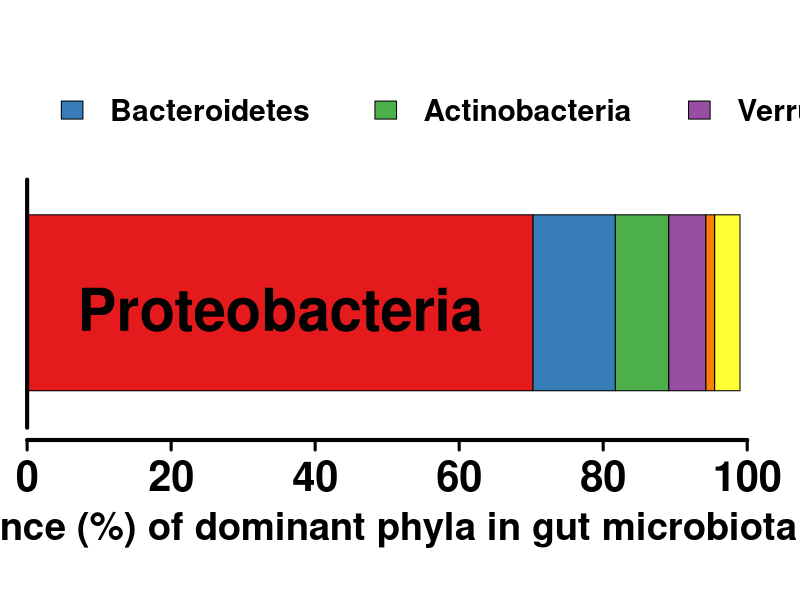

Source code (R):
phylum <- read.table("phylum.txt",header = TRUE, sep = "\t",row.names = 1)
phylum <- as.matrix(phylum)
library(RColorBrewer)

png(filename = "phylum.png",width = 9600,height = 2400,res = 600)
par(mar = c(8,1,3,3))
par(xpd = TRUE)
barplot(phylum,horiz = TRUE,axes = F,names.arg = "",ylim = c(0,100),
        col = brewer.pal(6,"Set1"),width = 50)
text(x = 35.13,y = 33,labels = "Proteobacteria",font = 2,cex = 3.5)
segments(x0 = 0,y0 = -0.5,x1 = 0,y1 = 70,col = "black",lwd = 4)
axis(side = 1,at = c(0,20,40,60,80,100),labels = c(0,20,40,60,80,100),
     font.axis = 2,lwd = 4,lwd.ticks = 3,cex.axis = 2.5,padj = 0.5)
mtext("The relative abundance (%) of dominant phyla in gut microbiota of sea cucumbers",
      side = 1,font = 2,line = 4.2,cex = 2.3,at = 50)
legend(1,100,legend = rownames(phylum)[2:6],fill = brewer.pal(6,"Set1")[2:6],
       bty = "n",ncol = 5,cex = 1.8,text.font = 2)
dev.off()

